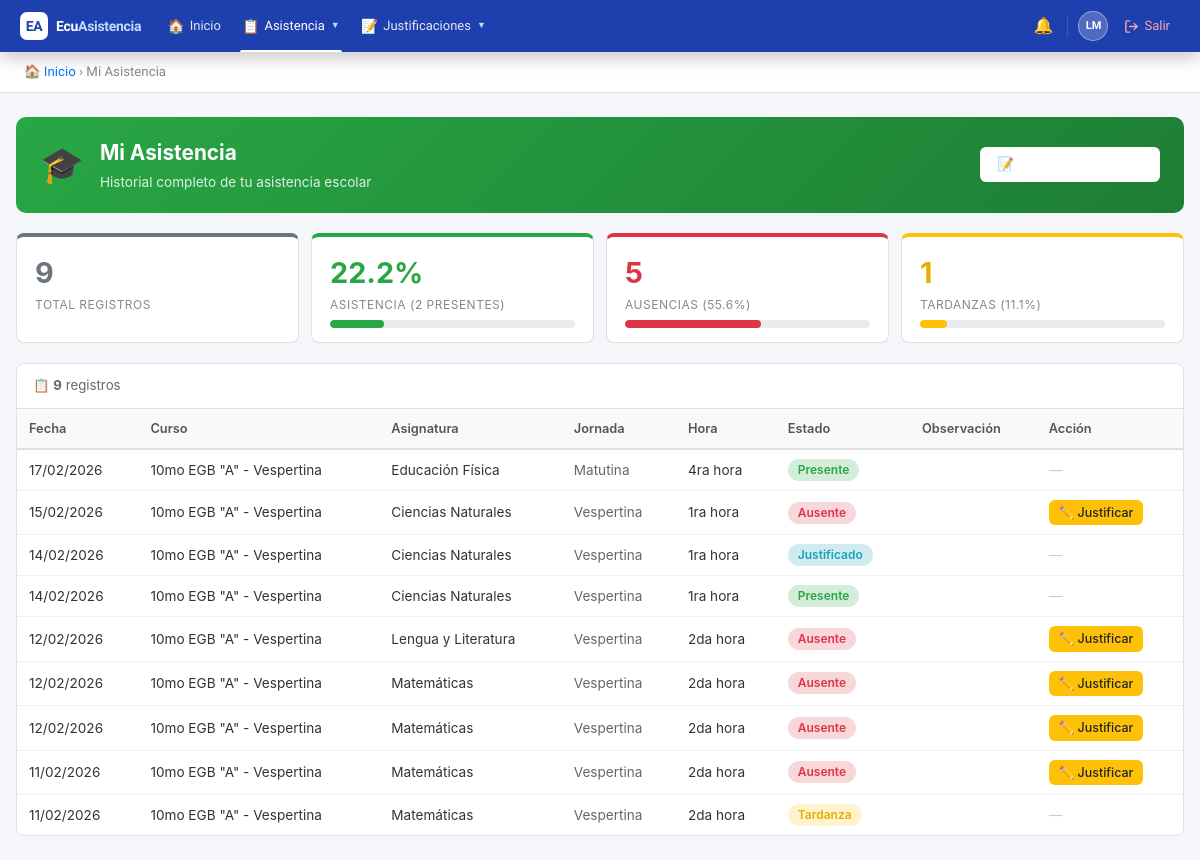
/public/?action=my_attendance (signed in), run on the app's committed database.
### tables this page shows
CREATE TABLE `attendances` (
  `id` int(11) NOT NULL AUTO_INCREMENT,
  `student_id` int(11) NOT NULL,
  `course_id` int(11) NOT NULL,
  `subject_id` int(11) NOT NULL,
  `teacher_id` int(11) NOT NULL,
  `school_year_id` int(11) NOT NULL,
  `shift_id` int(11) NOT NULL,
  `date` date NOT NULL,
  `hour_period` varchar(20) DEFAULT NULL,
  `status` enum('presente','ausente','tardanza','justificado') NOT NULL,
  `observation` text DEFAULT NULL,
  `created_at` timestamp NOT NULL DEFAULT current_timestamp(),
  `updated_at` timestamp NOT NULL DEFAULT current_timestamp() ON UPDATE current_timestamp(),
  PRIMARY KEY (`id`),
  KEY `course_id` (`course_id`),
  KEY `subject_id` (`subject_id`),
  KEY `teacher_id` (`teacher_id`),
  KEY `school_year_id` (`school_year_id`),
  KEY `shift_id` (`shift_id`),
  KEY `idx_date` (`date`),
  KEY `idx_student` (`student_id`),
  CONSTRAINT `attendances_ibfk_1` FOREIGN KEY (`student_id`) REFERENCES `users` (`id`),
  CONSTRAINT `attendances_ibfk_2` FOREIGN KEY (`course_id`) REFERENCES `courses` (`id`),
  CONSTRAINT `attendances_ibfk_3` FOREIGN KEY (`subject_id`) REFERENCES `subjects` (`id`),
  CONSTRAINT `attendances_ibfk_4` FOREIGN KEY (`teacher_id`) REFERENCES `users` (`id`),
  CONSTRAINT `attendances_ibfk_5` FOREIGN KEY (`school_year_id`) REFERENCES `school_years` (`id`),
  CONSTRAINT `attendances_ibfk_6` FOREIGN KEY (`shift_id`) REFERENCES `shifts` (`id`)
);

CREATE TABLE `courses` (
  `id` int(11) NOT NULL AUTO_INCREMENT,
  `institution_id` int(11) NOT NULL,
  `school_year_id` int(11) NOT NULL,
  `name` varchar(100) NOT NULL,
  `grade_level` varchar(50) DEFAULT NULL,
  `parallel` varchar(10) DEFAULT NULL,
  `shift_id` int(11) NOT NULL,
  `created_at` timestamp NOT NULL DEFAULT current_timestamp(),
  `updated_at` timestamp NOT NULL DEFAULT current_timestamp() ON UPDATE current_timestamp(),
  PRIMARY KEY (`id`),
  KEY `institution_id` (`institution_id`),
  KEY `school_year_id` (`school_year_id`),
  KEY `shift_id` (`shift_id`),
  CONSTRAINT `courses_ibfk_1` FOREIGN KEY (`institution_id`) REFERENCES `institutions` (`id`),
  CONSTRAINT `courses_ibfk_2` FOREIGN KEY (`school_year_id`) REFERENCES `school_years` (`id`),
  CONSTRAINT `courses_ibfk_3` FOREIGN KEY (`shift_id`) REFERENCES `shifts` (`id`)
);

CREATE TABLE `subjects` (
  `id` int(11) NOT NULL AUTO_INCREMENT,
  `institution_id` int(11) NOT NULL,
  `name` varchar(100) NOT NULL,
  `code` varchar(20) DEFAULT NULL,
  `created_at` timestamp NOT NULL DEFAULT current_timestamp(),
  `updated_at` timestamp NOT NULL DEFAULT current_timestamp() ON UPDATE current_timestamp(),
  PRIMARY KEY (`id`),
  KEY `institution_id` (`institution_id`),
  CONSTRAINT `subjects_ibfk_1` FOREIGN KEY (`institution_id`) REFERENCES `institutions` (`id`)
);

CREATE TABLE `shifts` (
  `id` int(11) NOT NULL AUTO_INCREMENT,
  `name` varchar(50) NOT NULL,
  `created_at` timestamp NOT NULL DEFAULT current_timestamp(),
  PRIMARY KEY (`id`)
);

### controllers/AttendanceController.php (called while the page is built, shortened)
<?php
require_once BASE_PATH . '/models/Attendance.php';
class AttendanceController {
    private $attendanceModel;
    public function __construct() {
        $db = new Database();
        $this->attendanceModel   = new Attendance($db);
    }
    public function myAttendance() {
        $studentId   = $_SESSION['user_id'];
        $attendances = $this->attendanceModel->getByStudent($studentId);
        include BASE_PATH . '/views/attendance/my_attendance.php';
    }
}

### config/database.php (called while the page is built)
<?php
class Database {
    private $host = 'localhost';
    private $db = 'ecuasistencia2026_db';
    private $user = 'root';
    private $pass = '';
    private $charset = 'utf8mb4';
    private $pdo;
    public function connect() {
        if ($this->pdo === null) {
            $dsn = "mysql:host={$this->host};dbname={$this->db};charset={$this->charset}";
            $options = [
                PDO::ATTR_ERRMODE => PDO::ERRMODE_EXCEPTION,
                PDO::ATTR_DEFAULT_FETCH_MODE => PDO::FETCH_ASSOC,
                PDO::ATTR_EMULATE_PREPARES => false,
            ];
            try {
                $this->pdo = new PDO($dsn, $this->user, $this->pass, $options);
            } catch (PDOException $e) {
                die('Error de conexión: ' . $e->getMessage());
            }
        }
        return $this->pdo;
    }
}

### models/Attendance.php (called while the page is built, shortened)
<?php
class Attendance {
    private $db;
    public function __construct($database) {
        $this->db = $database->connect();
    }
    public function getByStudent($studentId) {
        $sql = "SELECT a.*, s.name as subject_name, c.name as course_name, sh.name as shift_name
                FROM attendances a
                INNER JOIN subjects s ON a.subject_id = s.id
                INNER JOIN courses c ON a.course_id = c.id
                INNER JOIN shifts sh ON a.shift_id = sh.id
                WHERE a.student_id = :student_id
                ORDER BY a.date DESC, a.hour_period
                LIMIT 100";
        $stmt = $this->db->prepare($sql);
        $stmt->execute([':student_id' => $studentId]);
        return $stmt->fetchAll();
    }
}

### views/attendance/my_attendance.php (the view, shortened to what this page needs)
<!DOCTYPE html>
<html lang="es">
<head>
</head>
<body>
<?php include BASE_PATH . '/views/partials/navbar.php'; ?>
<div class="breadcrumb">
    <a href="?action=dashboard">🏠 Inicio</a> &rsaquo;
    Mi Asistencia
</div>
<div class="container">
<?php
$total     = count($attendances);
$presente  = count(array_filter($attendances, fn($a) => $a['status'] === 'presente'));
$ausente   = count(array_filter($attendances, fn($a) => $a['status'] === 'ausente'));
$tardanza  = count(array_filter($attendances, fn($a) => $a['status'] === 'tardanza'));
$pctAsist  = $total > 0 ? round(($presente / $total) * 100, 1) : 0;
$pct       = fn($v) => $total > 0 ? round($v / $total * 100, 1) : 0;
?>
    <div class="page-header green">
        <div class="ph-icon">🎓</div>
        <div>
            <h1>Mi Asistencia</h1>
            <p>Historial completo de tu asistencia escolar</p>
        </div>
        <div class="ph-actions">
            <a href="?action=my_justifications" class="btn btn-outline" style="color:#fff;border-color:rgba(255,255,255,0.5);">
                📝 Mis Justificaciones
            </a>
        </div>
    </div>
    <div style="display:flex;gap:12px;margin-bottom:20px;flex-wrap:wrap;">
        <div class="stat-card gray">
            <div class="number"><?= $total ?></div>
            <div class="label">Total Registros</div>
        </div>
        <div class="stat-card green">
            <div class="number"><?= $pctAsist ?>%</div>
            <div class="label">Asistencia (<?= $presente ?> presentes)</div>
            <div class="progress-bar"><div class="progress-fill" style="width:<?= $pctAsist ?>%;background:#28a745;"></div></div>
        </div>
        <div class="stat-card red">
            <div class="number"><?= $ausente ?></div>
            <div class="label">Ausencias (<?= $pct($ausente) ?>%)</div>
            <div class="progress-bar"><div class="progress-fill" style="width:<?= $pct($ausente) ?>%;background:#dc3545;"></div></div>
        </div>
        <div class="stat-card yellow">
            <div class="number"><?= $tardanza ?></div>
            <div class="label">Tardanzas (<?= $pct($tardanza) ?>%)</div>
            <div class="progress-bar"><div class="progress-fill" style="width:<?= $pct($tardanza) ?>%;background:#ffc107;"></div></div>
        </div>
    </div>
    <div class="table-wrap">
        <div class="table-info">
            <span>📋 <strong><?= $total ?></strong> registros</span>
        </div>
        <?php if(empty($attendances)): ?>
        <div class="empty-state">
            <div class="icon">📋</div>
            <p>No hay registros de asistencia.</p>
        </div>
        <?php else: ?>
        <table>
            <thead>
                <tr>
                    <th>Fecha</th>
                    <th>Curso</th>
                    <th>Asignatura</th>
                    <th>Jornada</th>
                    <th>Hora</th>
                    <th>Estado</th>
                    <th>Observación</th>
                    <th>Acción</th>
                </tr>
            </thead>
            <tbody>
                <?php foreach($attendances as $att):
                    $badgeClass = match($att['status']) {
                        'presente'    => 'badge-green',
                        'ausente'     => 'badge-red',
                        'tardanza'    => 'badge-yellow',
                        'justificado' => 'badge-teal',
                        default       => 'badge-gray'
                    };
                    $label = match($att['status']) {
                        'presente'    => 'Presente',
                        'ausente'     => 'Ausente',
                        'tardanza'    => 'Tardanza',
                        'justificado' => 'Justificado',
                        default       => ucfirst($att['status'])
                    };
                ?>
                <tr>
                    <td><?= date('d/m/Y', strtotime($att['date'])) ?></td>
                    <td><?= htmlspecialchars($att['course_name']) ?></td>
                    <td><?= htmlspecialchars($att['subject_name']) ?></td>
                    <td style="color:#666;"><?= ucfirst($att['shift_name']) ?></td>
                    <td style="white-space:nowrap;"><?= htmlspecialchars($att['hour_period']) ?></td>
                    <td><span class="badge <?= $badgeClass ?>"><?= $label ?></span></td>
                    <td style="color:#888;font-size:0.82rem;"><?= htmlspecialchars($att['observation'] ?? '—') ?></td>
                    <td>
                        <?php if($att['status'] === 'ausente'): ?>
                            <a href="?action=submit_justification&attendance_id=<?= $att['id'] ?>"
                               class="btn btn-warning btn-sm">✏️ Justificar</a>
                        <?php else: ?>
                            <span style="color:#ccc;">—</span>
                        <?php endif; ?>
                    </td>
                </tr>
                <?php endforeach; ?>
            </tbody>
        </table>
        <?php endif; ?>
    </div>
</div>
</body>
</html>

### public/css/global.css (style rules this page uses)
* { box-sizing: border-box; margin: 0; padding: 0; }
body { font-family: -apple-system, BlinkMacSystemFont, 'Segoe UI', Roboto, sans-serif; background: #f4f6f9; color: #333; font-size: 14px; line-height: 1.5; }
.breadcrumb { padding: 10px 24px; background: #fff; border-bottom: 1px solid #e0e0e0; font-size: 0.83rem; color: #888; }
.breadcrumb a { color: #007bff; text-decoration: none; }
.container { max-width: 1200px; margin: 24px auto; padding: 0 16px; }
.page-header { background: linear-gradient(135deg, #007bff, #0056b3); color: #fff; border-radius: 10px; padding: 20px 24px; margin-bottom: 20px; display: flex; align-items: center; gap: 16px; }
.page-header .ph-icon { font-size: 2.2rem; }
.page-header h1 { font-size: 1.3rem; font-weight: 700; }
.page-header p { font-size: 0.85rem; opacity: 0.85; margin-top: 4px; }
.page-header .ph-actions { margin-left: auto; display: flex; gap: 8px; flex-wrap: wrap; }
.page-header.green { background: linear-gradient(135deg, #28a745, #1e7e34); }
.stat-card { background: #fff; border: 1px solid #e0e0e0; border-radius: 8px; padding: 14px 18px; flex: 1; min-width: 120px; border-top: 4px solid #ddd; }
.stat-card .number { font-size: 1.8rem; font-weight: 700; }
.stat-card .label { font-size: 0.75rem; color: #888; margin-top: 2px; text-transform: uppercase; letter-spacing: 0.5px; }
.stat-card.green { border-top-color: #28a745; }
.stat-card.green .number { color: #28a745; }
.stat-card.red { border-top-color: #dc3545; }
.stat-card.red .number { color: #dc3545; }
.stat-card.yellow { border-top-color: #ffc107; }
.stat-card.yellow .number { color: #e6ac00; }
.stat-card.gray { border-top-color: #6c757d; }
.stat-card.gray .number { color: #6c757d; }
.progress-bar { height: 8px; background: #e9ecef; border-radius: 4px; overflow: hidden; margin-top: 6px; }
.progress-fill { height: 100%; border-radius: 4px; transition: width 0.4s ease; }
.table-wrap { background: #fff; border: 1px solid #e0e0e0; border-radius: 8px; overflow: hidden; }
.table-info { padding: 12px 16px; border-bottom: 1px solid #e0e0e0; font-size: 0.83rem; color: #666; display: flex; justify-content: space-between; align-items: center; flex-wrap: wrap; gap: 8px; }
table { width: 100%; border-collapse: collapse; }
thead th { background: #f8f9fa; padding: 10px 12px; text-align: left; font-size: 0.8rem; font-weight: 600; color: #555; border-bottom: 2px solid #e0e0e0; white-space: nowrap; }
tbody td { padding: 9px 12px; border-bottom: 1px solid #f0f0f0; font-size: 0.85rem; vertical-align: middle; }
tbody tr:last-child td { border-bottom: none; }
.badge { display: inline-block; padding: 2px 10px; border-radius: 12px; font-size: 0.75rem; font-weight: 600; }
.badge-green { background: #d4edda; color: #28a745; }
.badge-red { background: #f8d7da; color: #dc3545; }
.badge-yellow { background: #fff3cd; color: #e6ac00; }
.badge-teal { background: #d1ecf1; color: #17a2b8; }
.btn { padding: 7px 16px; border-radius: 6px; border: none; cursor: pointer; font-size: 0.85rem; font-weight: 500; text-decoration: none; display: inline-flex; align-items: center; gap: 5px; transition: opacity 0.15s, transform 0.1s; line-height: 1.4; }
.btn-warning { background: #ffc107; color: #212529; }
.btn-outline { background: #fff; color: #555; border: 1px solid #ccc; }
.btn-sm { padding: 4px 10px; font-size: 0.78rem; }

### views/partials/navbar.php (style rules this page uses)
:root { --nav-bg: #1e40af; --nav-accent: #60a5fa; --nav-hover: rgba(96,165,250,0.18); --nav-text: #e2e8f0; --nav-muted: #bfdbfe; --nav-border: rgba(255,255,255,0.12); --nav-dd-bg: #1d4ed8; --nav-dd-hover:#2563eb; --nav-height: 52px; }
*, *::before, *::after { box-sizing: border-box; }
.breadcrumb { padding: 9px 24px; background: #fff; border-bottom: 1px solid #e8ecf0; font-size: 0.82rem; color: #94a3b8; font-family: 'Plus Jakarta Sans', system-ui, sans-serif; }
.breadcrumb a { color: #3b82f6; text-decoration: none; }

### data on the page
attendances: date "17/02/2026", course.name "10mo EGB \"A\" - Vespertina", subject.name "Educación Física", shift.name "Matutina", hour_period "4ra hora", status "Presente"
attendances: date "15/02/2026", course.name "10mo EGB \"A\" - Vespertina", subject.name "Ciencias Naturales", shift.name "Vespertina", hour_period "1ra hora", status "Ausente"
attendances: date "14/02/2026", course.name "10mo EGB \"A\" - Vespertina", subject.name "Ciencias Naturales", shift.name "Vespertina", hour_period "1ra hora", status "Justificado"
attendances: date "14/02/2026", course.name "10mo EGB \"A\" - Vespertina", subject.name "Ciencias Naturales", shift.name "Vespertina", hour_period "1ra hora", status "Presente"
attendances: date "12/02/2026", course.name "10mo EGB \"A\" - Vespertina", subject.name "Lengua y Literatura", shift.name "Vespertina", hour_period "2da hora", status "Ausente"
attendances: date "12/02/2026", course.name "10mo EGB \"A\" - Vespertina", subject.name "Matemáticas", shift.name "Vespertina", hour_period "2da hora", status "Ausente"
attendances: date "12/02/2026", course.name "10mo EGB \"A\" - Vespertina", subject.name "Matemáticas", shift.name "Vespertina", hour_period "2da hora", status "Ausente"
attendances: date "11/02/2026", course.name "10mo EGB \"A\" - Vespertina", subject.name "Matemáticas", shift.name "Vespertina", hour_period "2da hora", status "Ausente"
attendances: date "11/02/2026", course.name "10mo EGB \"A\" - Vespertina", subject.name "Matemáticas", shift.name "Vespertina", hour_period "2da hora", status "Tardanza"

### other printed values
$total "9"
$pctAsist "22.2"
$presente "2"
$ausente "5"
$pct($ausente) "55.6"
$tardanza "1"
$pct($tardanza) "11.1"
